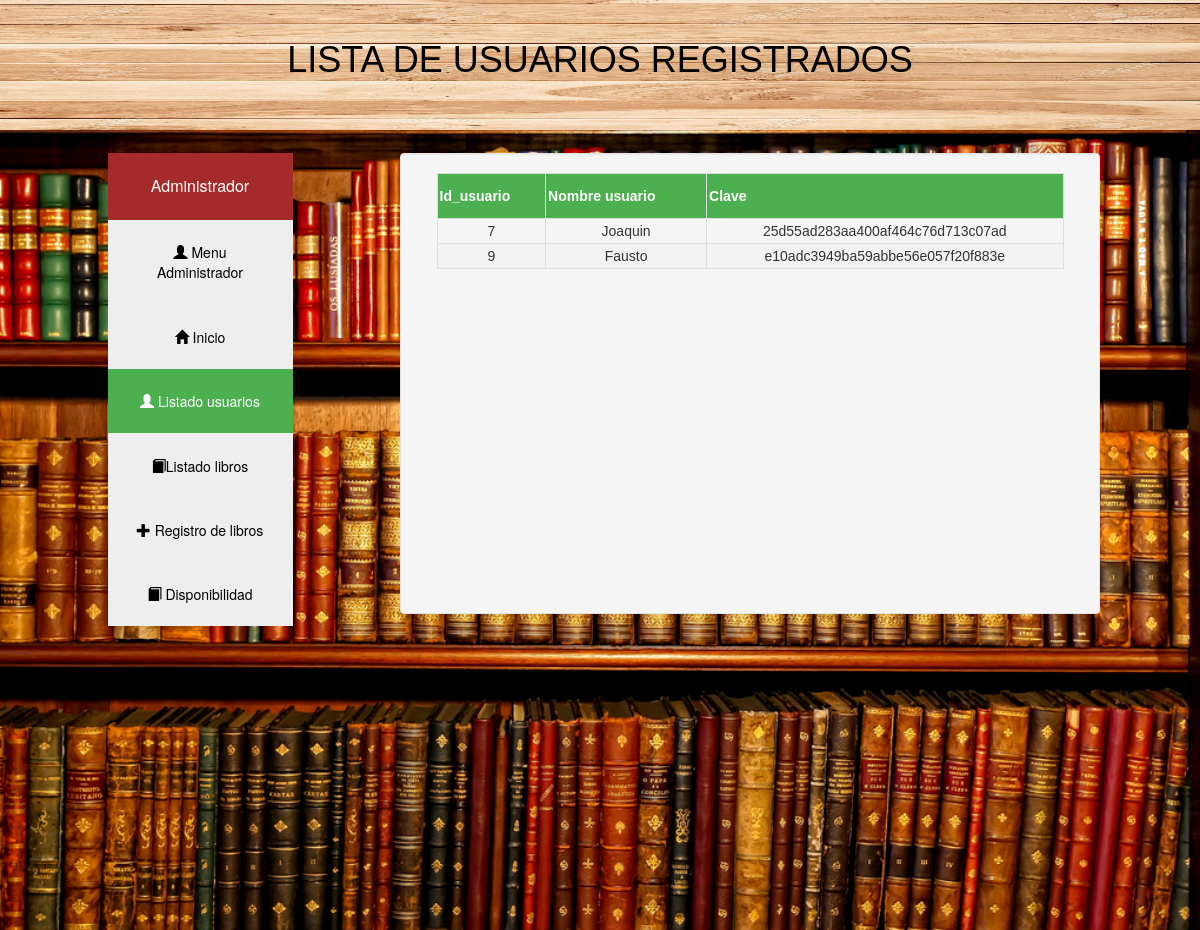
The app's page /usuarios.php with its own data.
### tables this page shows
CREATE TABLE IF NOT EXISTS `usuarios` (
  `id_usuario` int(11) NOT NULL AUTO_INCREMENT,
  `nombre` varchar(15) NOT NULL,
  `clave` varchar(50) NOT NULL,
  PRIMARY KEY (`id_usuario`)
);

### usuarios.php (the view, shortened to what this page needs)
<!DOCTYPE html>
<html>
    <head>
        <link rel="stylesheet" href="https://stackpath.bootstrapcdn.com/bootstrap/4.1.3/css/bootstrap.min.css">
        <link rel="stylesheet" href="https://maxcdn.bootstrapcdn.com/bootstrap/3.3.7/css/bootstrap.min.css">
        <link rel="stylesheet" type="text/css" href="estilos/estilos2.css">
    </head>
    <body>
        <header><br><h1 style="text-align:center;"> LISTA DE USUARIOS REGISTRADOS </h1>
             <br><br>
        </header>
        <div class = "container-fluid text-center" id="contenedor">
        <div class="row">
            <div class="col-lg-4">
                <div class="vertical-menu">
                    <a href="#" class="nombre"> Administrador </a>
                    <a href="menu_admin.php" > <i class="glyphicon glyphicon-user"></i> Menu Administrador</a>
                    <a href="index.php"><i class="glyphicon glyphicon-home"></i> Inicio</a>
                    <a href="usuarios.php" class="active"> <i class="glyphicon glyphicon-user"></i> Listado usuarios</a>
                    <a href="libros.php"><i class="glyphicon glyphicon-book"></i>Listado libros</a>
                    <a href="registro.php"><i class="glyphicon glyphicon-plus"></i> Registro de libros</a>
                    <a href="disponibilidad.php"><i class="glyphicon glyphicon-book"></i> Disponibilidad</a>
                </div>
            </div>
            <div  class="col-lg-7 well">
                <?php
                    include("conexion.php");
                    $consulta="SELECT * FROM usuarios WHERE nombre <> 'admin'";
                    $paquete=mysqli_query($conexion,$consulta);
                    echo "<table style='border:1px solid;'><thead>
                    <th>Id_usuario</th><th>Nombre usuario</th><th>Clave</th></thead>";
                    while($fila=mysqli_fetch_array($paquete)){
                        echo '<tr><form action="usuarios.php" method="post">
                        <td>'.$fila['id_usuario'].'</td>
                        <td>'.$fila['nombre'].'</td>
                        <td>'.$fila['clave'].'</td>
                        <td style="display:none;"><input type="hidden" name="id" value="'.$fila['id_usuario'].'"></td> </form></tr>';
                    }
                    echo '</table>';
                ?>
            </div>
    </body>
</html>

### estilos/estilos2.css (style rules this page uses)
body { background-color:rgba(128, 128, 128, 0.247); }
.vertical-menu { width: 50%; height: 80%; margin: 0 auto; margin-bottom: 2%; border-radius: 10px; }
.vertical-menu a { background-color: #eee; color: black; display: block; padding: 12%; text-decoration: none; }
.vertical-menu a.active { background-color: #4CAF50; color: white; }
.vertical-menu .nombre { background-color:brown; color: white; font-size: 16px; }
.row { margin-top: 2%; }
header { background-image:url("../imagenes/madera.jpg"); background-size:100% 100%; margin-top: 0; color: black; font-weight: bolder; font-family: 'Trebuchet MS', 'Lucida Sans Unicode', 'Lucida Grande', 'Lucida Sans', Arial, sans-serif; }
#contenedor { text-align: center; height: 100vh; background-image: url("../imagenes/biblioteca.jpg"); background-size: 100% 100%; }
table { width: 95%; font-family: "Trebuchet MS", Arial, Helvetica, sans-serif; margin:0 auto; }
td, th { border: 1px solid #ddd; padding: 2px; text-overflow: visible; }
tr:nth-child(even) { background-color: #f2f2f2; }
th { padding-top: 12px; padding-bottom: 12px; text-align: left; background-color: #4CAF50; color: white; }

### records on screen
usuarios: id_usuario "7", nombre "Joaquin", clave "25d55ad283aa400af464c76d713c07ad"
usuarios: id_usuario "9", nombre "Fausto", clave "e10adc3949ba59abbe56e057f20f883e"
